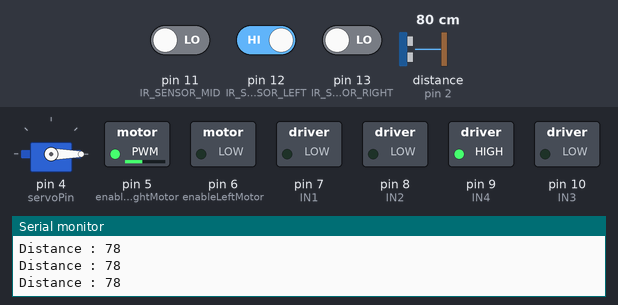
Bench run of a sketch on a simulated Arduino Uno, built with avr-gcc and run on an emulated ATmega328P. On the bench: servo, switched loads named in the sketch (green lamp = pin HIGH), the last lines printed to the serial monitor. Wiring (inferred from the names in the program): ultrasonic range finder: trigger pin 3; echo pin 2. Dashed ring = blinking. Inputs (shaded band) come from the test bench; at power-on: distance to the obstacle (sensor on pin 2) 80 cm, pin 12 (IR_SENSOR_LEFT) HIGH, pin 11 (IR_SENSOR_MID) LOW, pin 13 (IR_SENSOR_RIGHT) LOW. The echo pulse lasts 58.3 µs per cm; pins used as bus, display or sensor lines are not drawn.

Above: at 1.2 s.
1.3 s: distance to the obstacle (sensor on pin 2) set to 10 cm
4.3 s: distance to the obstacle (sensor on pin 2) set to 7 cm
At 5.8 s:
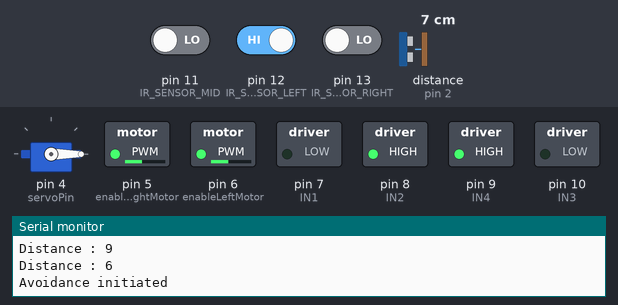
7.3 s: pin 12 (IR_SENSOR_LEFT) driven LOW
At 8.12 s:
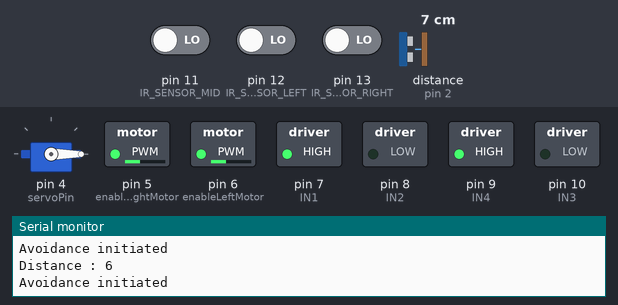
9.4 s: pin 11 (IR_SENSOR_MID) driven HIGH
At 9.97 s:
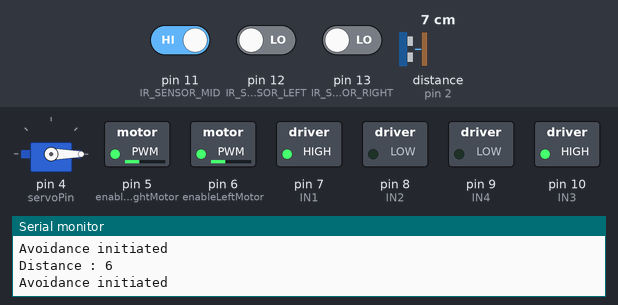
12.4 s: pin 11 (IR_SENSOR_MID) driven LOW
At 14.7 s:
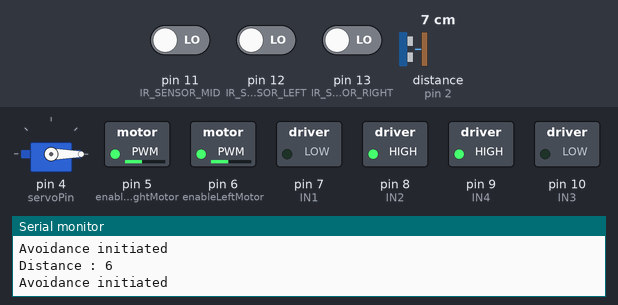
Timing chart, 0 to 15.4 s (numbered marks = the images above; inputs shaded):
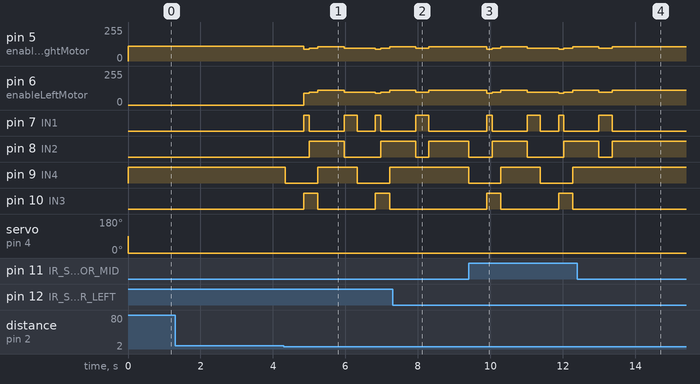

The sketch:

MCI_project.ino
```cpp
#define IR_SENSOR_RIGHT 13
#define IR_SENSOR_LEFT 12
#define IR_SENSOR_MID 11

#include <Servo.h> //Servo Motor
int servoPin = 4;
Servo servo;
int angle = 0;

const int trig = 3; //UltraSonic
const int echo = 2;

long duration;
int distance;

int enableRightMotor=5; //Right motor
int IN1=7;              //IN1
int IN2=8;              //IN2
int MOTOR_SPEED1;
int enableLeftMotor=6;  //Left motor
int IN3=10;             //IN3
int IN4=9;              //IN4
int MOTOR_SPEED2;

char state;
char command_detect= 's';
int check=0;

int rightIRSensorValue;
int midIRSensorValue;
int leftIRSensorValue;

void setup()
 {//This sets frequecny as 7812.5 hz.

  servo.attach(servoPin); // ServoMotor
  servo.write(90);

  pinMode(trig,OUTPUT); // UltraSonic
  pinMode(echo,INPUT);

  pinMode(enableRightMotor, OUTPUT); // Right Motor
  pinMode(IN1, OUTPUT);
  pinMode(IN2, OUTPUT);
  pinMode(enableLeftMotor, OUTPUT); // Left Motor
  pinMode(IN3, OUTPUT);
  pinMode(IN4, OUTPUT);

  pinMode(IR_SENSOR_RIGHT, INPUT); // IR sensors
  pinMode(IR_SENSOR_LEFT, INPUT);
  pinMode(IR_SENSOR_MID, INPUT);

  Serial.begin(9600);}


 void loop()
{
  rightIRSensorValue = digitalRead(IR_SENSOR_RIGHT);
  midIRSensorValue = digitalRead(IR_SENSOR_MID);
  leftIRSensorValue = digitalRead(IR_SENSOR_LEFT);

  ultraSonic();
  Serial.print("Distance : ");
  Serial.println(distance);

  if (distance < 8)
  {
    Serial.print("Avoidance initiated\n");

    obstacle_avoiding();
  }

  else{
  if(midIRSensorValue == HIGH){
    if(leftIRSensorValue == LOW && rightIRSensorValue == LOW){
      straight(108,109);
      Serial.print("mid on , left --> off , right --> off");
      servo.write(0);
    }
    else if(leftIRSensorValue == HIGH && rightIRSensorValue == LOW){
      right(110);
      Serial.print("mid on | left --> on | right --> off");
      servo.write(0);
    }
    else if(leftIRSensorValue == LOW && rightIRSensorValue == HIGH){
      left(110);
      Serial.print("mid on | left --> off | right --> on");
      servo.write(0);
    }
    else if (leftIRSensorValue == HIGH && rightIRSensorValue == HIGH){
      straight(108,109);
      Serial.print("mid on , left --> on , right --> on");  // white -> low, both light;  black -> high, one light
      servo.write(0);
    }
  }
  else{
    if(leftIRSensorValue == HIGH && rightIRSensorValue == LOW){
      right(110);
      servo.write(0);
  }
    else if(leftIRSensorValue == LOW && rightIRSensorValue == HIGH){
      left(110);
      servo.write(0);
    }
    else if(leftIRSensorValue == LOW && rightIRSensorValue == LOW){
      stop();
    }
  }
  }

}


void ultraSonic(){
  digitalWrite(trig, LOW);
    delayMicroseconds(2);
    digitalWrite(trig, HIGH);
    delayMicroseconds(10);
    digitalWrite(trig, LOW);

    duration = pulseIn(echo, HIGH);
    distance = duration * 0.034 / 2;
}
void obstacle_avoiding(){

    stop();
    delay(500);
    back(90,90);
    delay(150);
    rotate1(95,95);
    delay(241);
    straight(108,109);
    delay(725);
    rotate2(95,95);
    delay(364);

    rightIRSensorValue = digitalRead(IR_SENSOR_RIGHT);
    midIRSensorValue = digitalRead(IR_SENSOR_MID);
    leftIRSensorValue = digitalRead(IR_SENSOR_LEFT);
    while (leftIRSensorValue != HIGH && rightIRSensorValue != HIGH && midIRSensorValue != HIGH)
    {
      rightIRSensorValue = digitalRead(IR_SENSOR_RIGHT);
      midIRSensorValue = digitalRead(IR_SENSOR_MID);
      leftIRSensorValue = digitalRead(IR_SENSOR_LEFT);
      straight(108,109);
    }
}
void straight(int Rspeed,int Lspeed){
  analogWrite(enableRightMotor, abs(Rspeed));
  analogWrite(enableLeftMotor, abs(Lspeed));
  digitalWrite (IN1,LOW);
  digitalWrite (IN2,HIGH);
  digitalWrite (IN3,LOW);
  digitalWrite (IN4,HIGH);


}
void back(int Rspeed,int Lspeed){
  analogWrite(enableRightMotor, abs(Rspeed));
  analogWrite(enableLeftMotor, abs(Lspeed));
  digitalWrite (IN1,HIGH);
  digitalWrite (IN2,LOW);
  digitalWrite (IN3,HIGH);
  digitalWrite (IN4,LOW);

}
void stop(){
  digitalWrite (IN1,LOW);
  digitalWrite (IN2,LOW);
  digitalWrite (IN3,LOW);
  digitalWrite (IN4,LOW);
}
void rotate1(int Rspeed,int Lspeed){
  analogWrite(enableRightMotor, abs(Rspeed));
  analogWrite(enableLeftMotor, abs(Lspeed));

  // Forward
  digitalWrite (IN1,LOW);
  digitalWrite (IN2,HIGH);
  // Backward
  digitalWrite (IN3,HIGH);
  digitalWrite (IN4,LOW);
}
void rotate2(int Rspeed,int Lspeed){
  analogWrite(enableRightMotor, abs(Rspeed));
  analogWrite(enableLeftMotor, abs(Lspeed));

  // Forward
  digitalWrite (IN3,LOW);
  digitalWrite (IN4,HIGH);
  // Backward
  digitalWrite (IN1,HIGH);
  digitalWrite (IN2,LOW);
}
void left(int Lspeed){
  analogWrite(enableRightMotor, 0);
  analogWrite(enableLeftMotor, abs(Lspeed));
    // Forward
  digitalWrite (IN1,LOW);
  digitalWrite (IN2,HIGH);
  // Backward
  digitalWrite (IN3,LOW);
  digitalWrite (IN4,LOW);
}
void right(int Rspeed){
  analogWrite(enableRightMotor, abs(Rspeed));
  analogWrite(enableLeftMotor, 0);
    // Forward
  digitalWrite (IN1,LOW);
  digitalWrite (IN2,LOW);
  // Backward
  digitalWrite (IN3,LOW);
  digitalWrite (IN4,HIGH);
}
```

Measured:
- the behaviour switches between 9 and 8 cm on distance to the obstacle (sensor on pin 2) (found by bisection; images 0 and 1)
- after the input at 4.3 s, pin 5 (enableRightMotor): 110/255 → 90/255 after 0.55 s, → 95/255 0.15 s later, → 108/255 0.24 s later, → 95/255 0.73 s later, … (7 changes in this stretch); pin 6 (enableLeftMotor): 0/255 → 90/255 after 0.55 s, → 95/255 0.15 s later, → 109/255 0.24 s later, → 95/255 0.73 s later, … (7 changes in this stretch)
- after the input at 7.3 s, pin 7 (IN1): goes on until 8.3 s, then stays LOW; pin 9 (IN4): stays HIGH (without the input it goes to LOW after 1.0 s); pin 10 (IN3): stays LOW (without the input it goes to HIGH after 1.5 s)
- after the input at 9.4 s, pin 5 (enableRightMotor): 108/255 → 90/255 after 0.50 s, → 95/255 0.15 s later, → 108/255 0.24 s later, → 95/255 0.73 s later, … (7 changes in this stretch); pin 6 (enableLeftMotor): 109/255 → 90/255 after 0.50 s, → 95/255 0.15 s later, → 109/255 0.24 s later, → 95/255 0.73 s later, … (7 changes in this stretch)
- after the input at 12.4 s, pin 7 (IN1): goes on until 13.4 s, then stays LOW; pin 9 (IN4): stays HIGH (without the input it goes to LOW after 0.96 s); pin 10 (IN3): stays LOW (without the input it goes to HIGH after 1.5 s)
